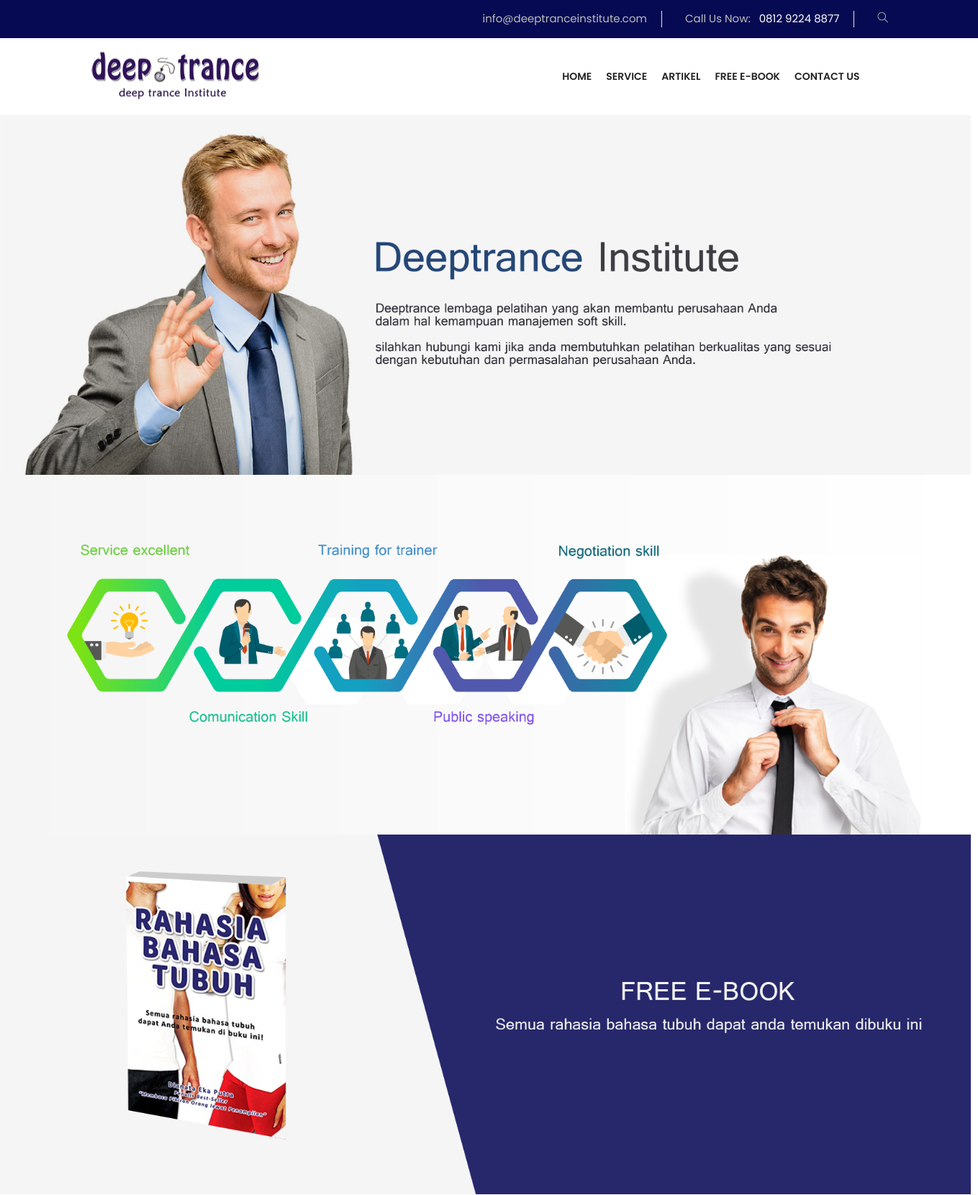
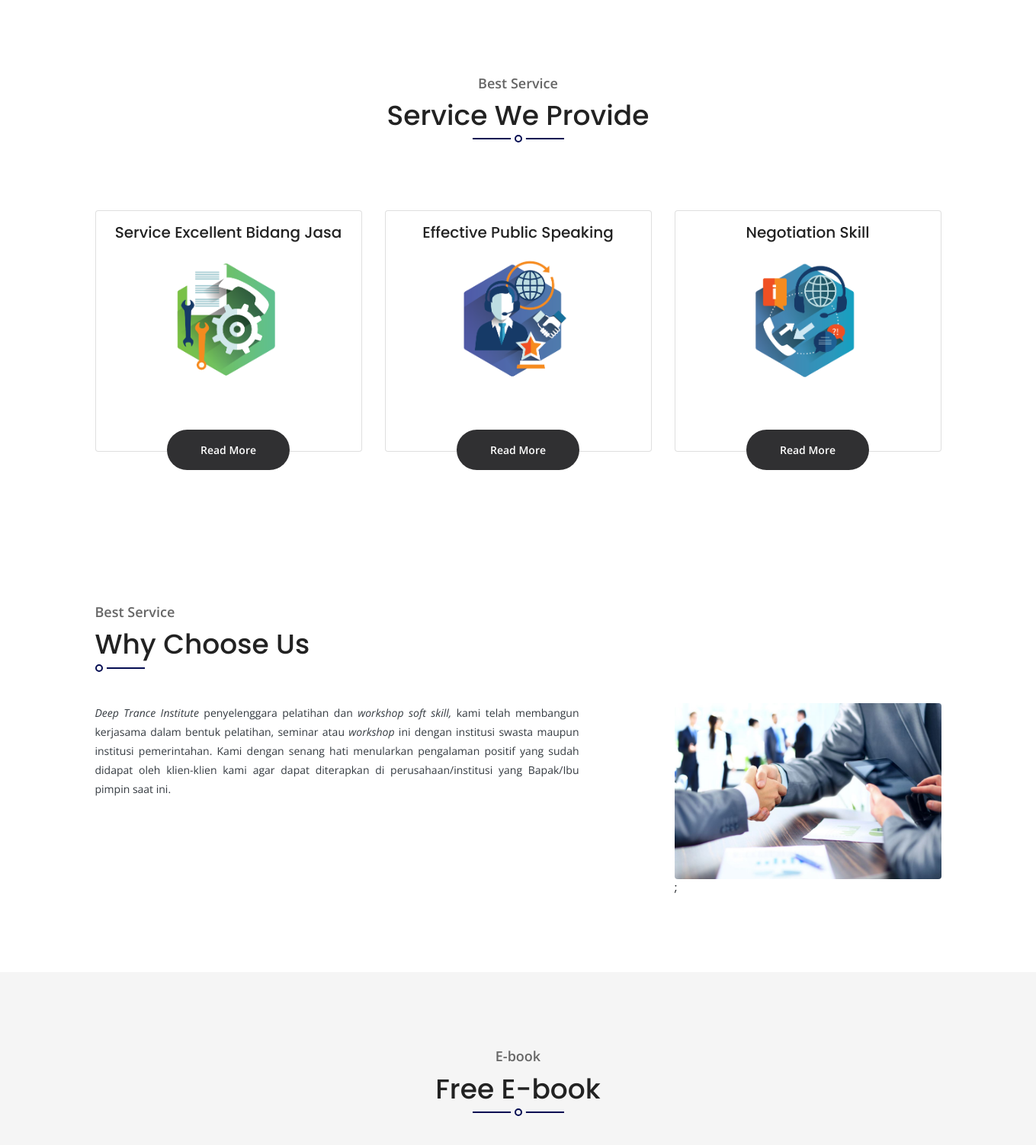
The page / (upper part) on the database its author committed (2 pictures, top to bottom).
### tables this page shows
CREATE TABLE `banner` (
  `id_banner` int(11) NOT NULL,
  `text1` varchar(255) NOT NULL,
  `text2` varchar(255) NOT NULL,
  `text3` varchar(255) NOT NULL,
  `title` varchar(100) NOT NULL,
  `banner` varchar(255) NOT NULL
);

CREATE TABLE `data_service` (
  `id_service` int(11) NOT NULL,
  `judul` varchar(255) NOT NULL,
  `title` varchar(255) NOT NULL,
  `icon` varchar(255) NOT NULL,
  `background_service` varchar(255) NOT NULL,
  `isi_service` text NOT NULL
);

### application/controllers/DeepTrance.php (called while the page is built, shortened)
<?php
class DeepTrance extends CI_Controller {
public function index(){
$this->load->view('umum/V_header');
$this->load->view('V_banner');
$this->load->view('V_service');
$this->load->view('V_choose');
$this->load->view('V_e-book');
$this->load->view('V_beranda');
}
}

### index.php (called while the page is built, shortened)
<?php
require_once BASEPATH.'core/CodeIgniter.php';

### application/views/V_banner.php (the view, shortened to what this page needs)
<section>
<div class="hero-slider position-relative">
<?php $query = $this->db->get('banner');
foreach ($query->result_array() as $banner){
?>
<div class="hero-slider-item py-160" style="background-image: url(<?php echo base_url()?>uploads/banner/<?php echo $banner['banner'] ?>); width: 1349px;" data-icon="ti-package" data-text="Human Resources" data-slick-index="-1" aria-hidden="true" tabindex="-1">
<div class="container">
<div class="row">
<div class="col-lg-12">
</div>
</div>
</div>
</div>
<?php } ?>
</div>
</section>

### application/views/umum/V_header.php (shortened to what this page needs)
<!DOCTYPE html>
<html lang="zxx">
<head>
<link rel="stylesheet" href="<?php echo base_url('assets/') ?>bootstrap.min.css">
<link rel="stylesheet" href="<?php echo base_url('assets/') ?>magnific-popup.css">
<link rel="stylesheet" href="<?php echo base_url('assets/') ?>slick.css">
<link rel="stylesheet" href="<?php echo base_url('assets/') ?>slick-theme.css">
<link rel="stylesheet" href="<?php echo base_url('assets/') ?>themify-icons.css">
<link rel="stylesheet" href="<?php echo base_url('assets/') ?>animate.css">
<link rel="stylesheet" href="<?php echo base_url('assets/') ?>aos.css">
<link href="<?php echo base_url('assets/') ?>style.css" rel="stylesheet">
<link href="<?php echo base_url('assets/') ?>swal/dist/sweetalert2.css" rel="stylesheet" type="text/css"/>
</head>
<body data-aos-easing="ease" data-aos-duration="400" data-aos-delay="0">
<header>
<div class="top-header">
<div class="container">
<div class="row">
<div class="col-lg-12">
<ul class="list-inline text-lg-right text-center">
<li class="list-inline-item">
<a href="mailto:info@deeptranceinstitute.com">info@deeptranceinstitute.com</a>
</li>
<li class="list-inline-item">
<a href="callto:081292248877">Call Us Now:
<span class="ml-2">0812 9224 8877</span>
</a>
</li>
<li class="list-inline-item">
<a href="#" id="searchOpen">
<i class="ti-search"></i>
</a>
</li>
</ul>
</div>
</div>
</div>
</div>
<div class="navigation">
<div class="container">
<nav class="navbar navbar-expand-lg navbar-light bg-light">
    <a class="navbar-brand" href="<?php echo base_url() ?>">
<img src="<?php echo base_url('assets/') ?>logo.png" alt="logo">
</a>
<div class="collapse navbar-collapse" id="navbarSupportedContent">
<ul class="navbar-nav ml-auto">
    <li class="nav-item"><a class="nav-link" href="<?php echo base_url() ?>">Home</a></li>
<li class="nav-item"><a class="nav-link" href="#service">Service</a></li>
<li class="nav-item"><a class="nav-link" href="#artikel">Artikel</a></li>
<li class="nav-item"><a class="nav-link" href="#ebook">Free E-Book</a></li>
<li class="nav-item"><a class="nav-link" href="#contact">Contact Us</a></li>
<li class="nav-item"></li>
</ul>
</div>
</nav>
</div>
</div>
</header>

### application/views/V_service.php (shortened to what this page needs)
<?php $data_service = $this->db->get('data_service') ;?>
<section class="section">
<div class="container">
<div class="row justify-content-center" id="service">
<div class="col-lg-12 text-center">
<h5 class="section-title-sm">Best Service</h5>
<h2 class="section-title section-title-border">Service We Provide</h2>
</div>
<?php foreach ($data_service->result_array() as $service){ ?>
<div class="col-lg-4 col-sm-6 mb-5 mt-5 mb-lg-0">
<a href="<?php echo base_url('DeepTrance/service_single/'.$service['id_service']) ?>" >
<div class="card text-center">
<h4 class="card-title pt-3"><?php echo $service['judul'] ?></h4>
<div class="card-img-wrapper">
<img class="card-img-top rounded-0"  src="<?php echo base_url('uploads/background_service/'.$service['background_service']) ?>" alt="service-image">
</div>
<div class="card-body p-0">
<a href="<?php echo base_url('DeepTrance/service_single/'.$service['id_service']) ?>" class="btn btn-secondary translateY-25">Read More</a>
</div>
</div>
</div>
<?php } ?>
</div>
</div>
</section>

### application/views/V_choose.php
<section class="section">
<div class="container">
<div class="row">
<div class="col-lg-12">
<h5 class="section-title-sm">Best Service</h5>
<h2 class="section-title section-title-border-half">Why Choose Us</h2>
</div>
<div class="col-lg-7">
<div class="mb-40">
    <p class="text-dark" style="text-align: justify;">
 <i>Deep Trance Institute</i> penyelenggara pelatihan dan <i>workshop soft skill, </i> kami telah membangun kerjasama dalam bentuk pelatihan, seminar atau <i>workshop</i>  ini dengan institusi swasta maupun institusi pemerintahan. Kami dengan senang hati menularkan pengalaman positif yang sudah didapat oleh klien-klien kami agar dapat diterapkan di perusahaan/institusi yang Bapak/Ibu pimpin saat ini.
</p>
</div>
</div>
<div class="col-lg-4 offset-lg-1">
    <img class="rounded" style="width: 100%;" src="<?php echo base_url('assets/TECH.jpg') ?>">;
</div>
</div>
</div>
</section>

### application/views/V_e-book.php (shortened to what this page needs)
<section class="section bg-gray">
<div class="container-fluid">
<div class="row">
<div class="col-lg-12 text-center" id="ebook">
<h5 class="section-title-sm">E-book</h5>
<h2 class="section-title section-title-border-gray">Free E-book</h2>
</div>
</div>
</div>
</section>

### application/views/V_beranda.php (shortened to what this page needs)
</body></html>

### assets/style.css (style rules this page uses)
body { font-family: "Poppins", sans-serif; font-weight: 400; -webkit-font-smoothing: antialiased; font-size: 15px; }
p, .paragraph { font-weight: 400; color: #666; font-size: 14px; line-height: 25px; font-family: "Open Sans", sans-serif; }
h1, h2, h3, h4, h5, h6 { color: #222; font-weight: 500; font-family: "Poppins", sans-serif; }
h2, .h2 { font-size: 36px; }
h4, .h4 { font-size: 20px; }
h5, .h5 { font-size: 18px; }
.btn { font-size: 14px; font-family: "Open Sans", sans-serif; text-transform: capitalize; padding: 16px 44px; border-radius: 35px; font-weight: 600; border: 0; position: relative; z-index: 1; transition: .2s ease; }
.btn-secondary { background: #303032; color: #fff; }
body { background-color: #fff; overflow-x: hidden; }
ol, ul { list-style-type: none; margin: 0px; }
img { vertical-align: middle; border: 0; }
a, a:hover, a:focus { text-decoration: none; }
a { transition: .2s ease; }
a, button { cursor: pointer; }
.section { padding: 100px 0; }
.section-title { margin-bottom: 55px; }
.section-title-sm { margin-bottom: 10px; font-family: "Open Sans", sans-serif; font-weight: 600; color: #666; }
.section-title-border { position: relative; }
.section-title-border::before { position: absolute; content: ''; height: 2px; width: 120px; bottom: -10px; left: 50%; transform: translateX(-50%); background: #040d52; }
.section-title-border::after { position: absolute; content: ''; height: 10px; width: 10px; border-radius: 50%; background: #fff; border: 2px solid #040d52; box-shadow: 0 0 0 5px #fff; bottom: -14px; left: 50%; transform: translateX(-50%); }
.section-title-border-gray { position: relative; }
.section-title-border-gray::before { position: absolute; content: ''; height: 2px; width: 120px; bottom: -10px; left: 50%; transform: translateX(-50%); background:#040d52; }
.section-title-border-gray::after { position: absolute; content: ''; height: 10px; width: 10px; border-radius: 50%; background: #f5f5f5; border: 2px solid#040d52; box-shadow: 0 0 0 5px #f5f5f5; bottom: -14px; left: 50%; transform: translateX(-50%); }
.section-title-border-half { position: relative; }
.section-title-border-half::before { position: absolute; content: ''; height: 10px; width: 10px; border-radius: 50%; background: transparent; border: 2px solid#040d52; bottom: -14px; left: 0; }
.section-title-border-half::after { position: absolute; content: ''; height: 2px; width: 50px; left: 15px; bottom: -10px; background:#040d52; }
.bg-gray { background-color: #f5f5f5; }
.text-dark { color: #222; }
.mb-40 { margin-bottom: 40px; }
.py-160 { padding: 225px 0; }
.translateY-25 { transform: translateY(25px); }
.top-header { background: #050a52; }
.top-header ul li { margin: 15px 0; }
.top-header ul li a { display: inline-block; padding: 0 20px; border-right: 1px solid #e5e5e5; color: #bcbcbd; }
.top-header ul li a span { color: #fff; }
.top-header ul li:last-child a { padding-right: 0; border-right: 0; }
.navigation .navbar { padding: 0; background: #fff !important; position: relative; }
.navigation .navbar-brand { position: absolute; left: 0; top: -52px; height: 203px; width: 220px; //background: #fff; text-align: center; // box-shadow: 0px 5px 10px 0px rgba(0, 0, 0, 0.1); z-index: 9; }
.navigation .navbar-brand img { position: relative; top: 50%; transform: translateY(-50%); }
.navigation .navbar .nav-item { padding: 28px 0; }
.navigation .navbar .nav-item .nav-link { padding: 15px 10px; font-family: "Poppins", sans-serif; font-weight: 600; color: #222; text-transform: uppercase; transition: .2s ease; font-size: 14px; }
.navigation .navbar .nav-item:last-child { padding: 28px 0 28px 30px; }
.hero-slider-item { background-repeat: no-repeat; background-position: center center; background-size: cover; outline: 0; }
.card-img-wrapper { position: relative; }
.card-img-wrapper::before { position: absolute; content: ''; height: 100%; width: 100%; background: #000; opacity: 0; top: 0; left: 0; transition: .2s; }

### rows shown on the page
banner: banner (picture)
banner: banner (picture)
banner: banner (picture)
data_service: judul "Service Excellent Bidang Jasa", background_service (picture)
data_service: judul "Effective Public Speaking", background_service (picture)
data_service: judul "Negotiation Skill", background_service (picture)
